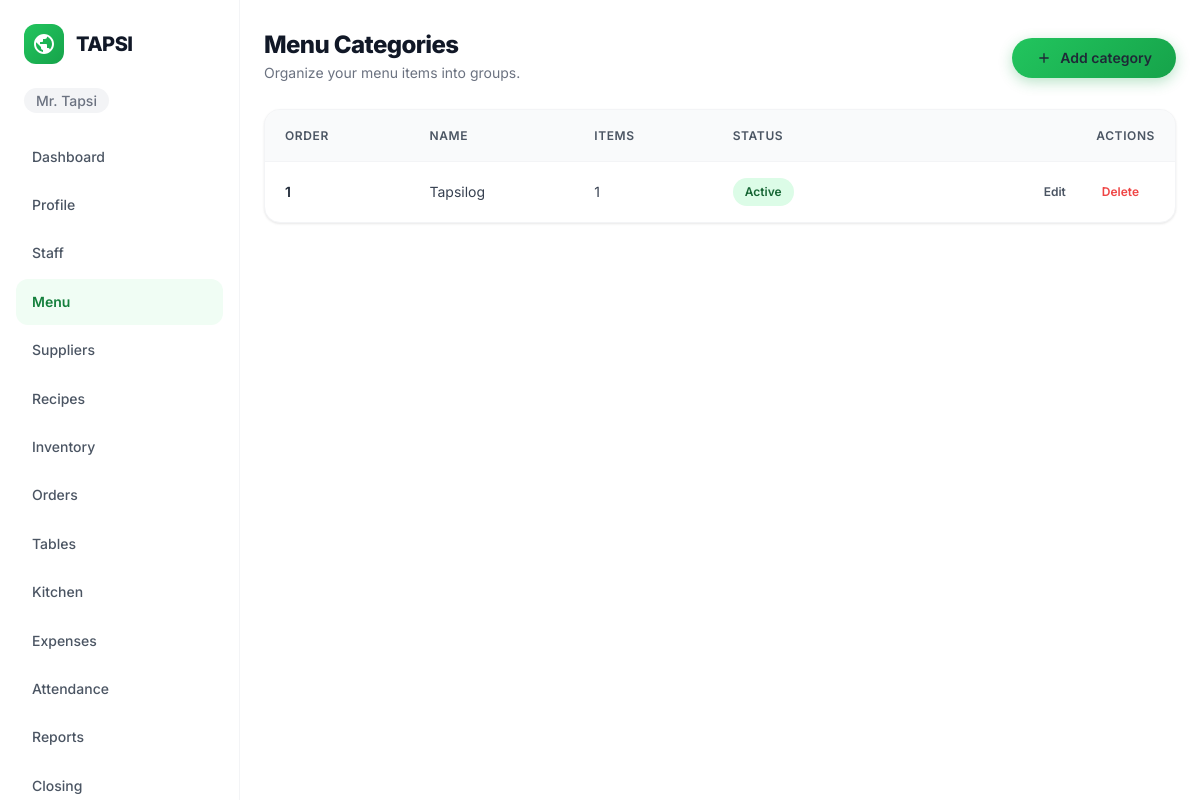
The app's page /menu/categories/ (signed in) with its own data.
### accounts/models.py (models this page shows, shortened)
class User(AbstractUser):
    class Role(models.TextChoices):
        OWNER = "OWNER", "Owner"
        MANAGER = "MANAGER", "Manager"
        CASHIER = "CASHIER", "Cashier"
        KITCHEN = "KITCHEN", "Kitchen"
    username = models.CharField(max_length=254, unique=True, editable=False)
    email = models.EmailField(unique=True)
    restaurant = models.ForeignKey(Restaurant, on_delete=models.PROTECT, related_name="users", null=True, blank=True)
    role = models.CharField(max_length=10, choices=Role.choices, default=Role.CASHIER)
    phone = models.CharField(max_length=30, blank=True, validators=[RegexValidator(r"^[0-9+() -]*$", "Enter a valid phone number.")])
    avatar = models.FileField(upload_to="avatars/", blank=True)
    must_change_password = models.BooleanField(default=False)
    failed_login_count = models.PositiveSmallIntegerField(default=0)
    locked_until = models.DateTimeField(null=True, blank=True)
    pending_email = models.EmailField(blank=True)
    is_deleted = models.BooleanField(default=False)
    deleted_at = models.DateTimeField(null=True, blank=True)
    USERNAME_FIELD = "email"
    REQUIRED_FIELDS: list[str] = []
    objects = UserManager()
    class Meta:
        indexes = [
            models.Index(fields=["restaurant", "role"]),
            models.Index(fields=["restaurant", "is_active", "is_deleted"]),
        ]

class Restaurant(models.Model):
    name = models.CharField(max_length=150)
    address = models.TextField(blank=True)
    contact_number = models.CharField(max_length=30, blank=True)
    tin = models.CharField(max_length=30, blank=True)
    is_vat_registered = models.BooleanField(default=False)
    receipt_footer = models.CharField(max_length=255, blank=True)
    timezone = models.CharField(max_length=50, default="Asia/Manila", editable=False)
    created_at = models.DateTimeField(auto_now_add=True)

### menu/models.py (models this page shows, shortened)
class Category(models.Model):
    restaurant_id = models.PositiveIntegerField(db_index=True)
    name = models.CharField(max_length=80)
    display_order = models.SmallIntegerField(default=0)
    is_active = models.BooleanField(default=True)
    created_at = models.DateTimeField(auto_now_add=True)
    class Meta:
        ordering = ("display_order", "name")
        unique_together = ("restaurant_id", "name")

### menu/views.py (the view)
# urls.py: path("categories/", views.category_list, name="category_list"),
@user_passes_test(_is_manager_or_above)
def category_list(request):
    rid = _restaurant_id(request.user)
    categories = Category.objects.filter(restaurant_id=rid)
    return render(request, "menu/category_list.html", {"categories": categories})

### accounts/models.py (called while the page is built)
    def get_queryset(self):
        return super().get_queryset().filter(is_deleted=False)

### menu/views.py (called while the page is built)
def _is_manager_or_above(user):
    return user.is_authenticated and user.role in {User.Role.OWNER, User.Role.MANAGER}

def _restaurant_id(user):
    return user.restaurant_id

### templates/menu/category_list.html (shortened to what this page needs)
{% extends 'base.html' %}
{% block content %}
<div class="page-heading">
    <div>
        <h1>Menu Categories</h1>
        <p style="color: var(--gray-500); font-size: var(--font-size-sm); margin-top: var(--space-1);">Organize your menu items into groups.</p>
    </div>
    <a class="btn btn-primary" href="{% url 'menu:category_create' %}">
        <svg width="16" height="16" viewBox="0 0 24 24" fill="none" stroke="currentColor" stroke-width="2"><path d="M12 5v14M5 12h14"/></svg>
        Add category
    </a>
</div>
<div class="table-card">
    <table>
        <thead>
            <tr>
                <th>Order</th>
                <th>Name</th>
                <th>Items</th>
                <th>Status</th>
                <th style="text-align: right;">Actions</th>
            </tr>
        </thead>
        <tbody>
            {% for cat in categories %}
            <tr>
                <td>{{ cat.display_order }}</td>
                <td>{{ cat.name }}</td>
                <td>{{ cat.items.count }}</td>
                <td>
                    {% if cat.is_active %}
                    <span class="badge badge-success">Active</span>
                    {% else %}
                    <span class="badge badge-error">Inactive</span>
                    {% endif %}
                </td>
                <td style="text-align: right;">
                    <a href="{% url 'menu:category_edit' cat.pk %}" class="btn btn-ghost btn-sm">Edit</a>
                    <button class="btn btn-ghost btn-sm delete-btn" data-name="{{ cat.name }}" data-url="{% url 'menu:category_delete' cat.pk %}" style="color: var(--color-error);">Delete</button>
                </td>
            </tr>
            {% endfor %}
        </tbody>
    </table>
</div>
{% endblock %}

### templates/base.html (shortened to what this page needs)
{% load static %}
<!doctype html>
<html lang="en">
<head>
    <link rel="stylesheet" href="{% static 'css/design/tokens.css' %}">
    <link rel="stylesheet" href="{% static 'css/design/components.css' %}">
    <link rel="stylesheet" href="{% static 'css/app.css' %}">
</head>
<body>
    {% if user.is_authenticated %}
    <aside class="sidebar">
        <a class="navbar-logo" href="{% url 'dashboard' %}">
            <div class="navbar-logo-icon">
            </div>
            <span class="navbar-logo-text">TAPSI</span>
        </a>
        <div class="sidebar-restaurant"><span class="nav-restaurant-name">{{ user.restaurant.name }}</span></div>
        <nav class="sidebar-nav">
            <ul class="sidebar-links">
                <li><a href="{% url 'dashboard' %}" class="{% if request.resolver_match.url_name == 'dashboard' %}active{% endif %}">Dashboard</a></li>
                <li><a href="{% url 'accounts:profile' %}" class="{% if request.resolver_match.url_name == 'profile' %}active{% endif %}">Profile</a></li>
                {% if user.role == 'OWNER' or user.role == 'MANAGER' %}
                <li><a href="{% url 'accounts:staff_list' %}" class="{% if request.resolver_match.url_name == 'staff_list' or request.resolver_match.url_name == 'create_staff' %}active{% endif %}">Staff</a></li>
                <li><a href="{% url 'menu:menu_list' %}" class="{% if 'menu' in request.resolver_match.app_name %}active{% endif %}">Menu</a></li>
                <li><a href="{% url 'suppliers:supplier_list' %}" class="{% if 'suppliers' in request.resolver_match.app_name %}active{% endif %}">Suppliers</a></li>
                <li><a href="{% url 'recipes:recipe_list' %}" class="{% if 'recipes' in request.resolver_match.app_name %}active{% endif %}">Recipes</a></li>
                {% endif %}
                <li><a href="{% url 'inventory:ingredient_list' %}" class="{% if 'inventory' in request.resolver_match.app_name %}active{% endif %}">Inventory</a></li>
                <li><a href="{% url 'orders:order_list' %}" class="{% if 'orders' in request.resolver_match.app_name and request.resolver_match.url_name != 'table_list' %}active{% endif %}">Orders</a></li>
                <li><a href="{% url 'orders:table_list' %}" class="">Tables</a></li>
                <li><a href="{% url 'orders:kitchen_queue' %}" class="{% if request.resolver_match.url_name == 'kitchen_queue' %}active{% endif %}">Kitchen</a></li>
                {% if user.role == 'OWNER' or user.role == 'MANAGER' or user.role == 'CASHIER' %}
                <li><a href="{% url 'expenses:expense_list' %}" class="{% if 'expenses' in request.resolver_match.app_name %}active{% endif %}">Expenses</a></li>
                {% endif %}
                <li><a href="{% url 'employees:attendance_list' %}" class="{% if 'employees' in request.resolver_match.app_name %}active{% endif %}">Attendance</a></li>
                {% if user.role == 'OWNER' or user.role == 'MANAGER' %}
                <li><a href="{% url 'reports:daily_sales' %}" class="{% if 'reports' in request.resolver_match.app_name %}active{% endif %}">Reports</a></li>
                <li><a href="{% url 'closing:closing_list' %}" class="{% if 'closing' in request.resolver_match.app_name %}active{% endif %}">Closing</a></li>
                {% endif %}
            </ul>
        </nav>
    </aside>
    {% endif %}
    <main class="{% if user.is_authenticated %}app-main{% endif %}">
        <div class="container">
            {% block content %}{% endblock %}
        </div>
    </main>
</body>
</html>

### static/css/design/tokens.css (style rules this page uses)
:root { --tapsi-50: #f0fdf4; --tapsi-100: #dcfce7; --tapsi-200: #bbf7d0; --tapsi-300: #86efac; --tapsi-400: #4ade80; --tapsi-500: #22c55e; --tapsi-600: #16a34a; --tapsi-700: #15803d; --tapsi-800: #166534; --tapsi-900: #14532d; --gray-50: #f9fafb; --gray-100: #f3f4f6; --gray-200: #e5e7eb; --gray-300: #d1d5db; --gray-400: #9ca3af; --gray-500: #6b7280; --gray-600: #4b5563; --gray-700: #374151; --gray-800: #1f2937; --gray-900: #111827; --color-success: #22c55e; --color-warning: #f59e0b; --color-error: #ef4444; --color-info: #3b82f6; --surface-primary: #ffffff; --surface-secondary: #f9fafb; --surface-tertiary: #f3f4f6; --font-family: 'Inter', system-ui, -apple-system, BlinkMacSystemFont, 'Segoe UI', sans-serif; --font-size-xs: 0.75rem; --font-size-sm: 0.875rem; --font-size-base: 1rem; --font-size-lg: 1.125rem; --font-size-xl: 1.25rem; --font-size-2xl: 1.5rem; --font-size-3xl: 1.875rem; --font-size-4xl: 2.25rem; --font-size-5xl: 3rem; --font-weight-regular: 400; --font-weight-medium: 500; --font-weight-semibold: 600; --font-weight-bold: 700; --font-weight-extrabold:800; --line-height-tight: 1.1; --line-height-snug: 1.3; --line-height-normal: 1.6; --line-height-relaxed:1.75; --letter-spacing-tight: -0.025em; --letter-spacing-normal: 0; --letter-spacing-wide: 0.05em; --space-0: 0; --space-1: 0.25rem; --space-2: 0.5rem; --space-3: 0.75rem; --space-4: 1rem; --space-5: 1.25rem; --space-6: 1.5rem; --space-8: 2rem; --space-10: 2.5rem; --space-12: 3rem; --space-16: 4rem; --space-20: 5rem; --space-24: 6rem; --radius-sm: 6px; --radius-md: 8px; --radius-lg: 12px; --radius-xl: 16px; --radius-2xl: 20px; --radius-full: 9999px; --shadow-xs: 0 1px 2px rgba(0, 0, 0, 0.04); --shadow-sm: 0 1px 3px rgba(0, 0, 0, 0.06), 0 1px 2px rgba(0, 0, 0, 0.04); --shadow-md: 0 4px 6px -1px rgba(0, 0, 0, 0.06), 0 2px 4px -2px rgba(0, 0, 0, 0.04); --shadow-lg: 0 10px 15px -3px rgba(0, 0, 0, 0.07), 0 4px 6px -4px rgba(0, 0, 0, 0.04); --shadow-xl: 0 20px 25px -5px rgba(0, 0, 0, 0.08), 0 8px 10px -6px rgba(0, 0, 0, 0.04); --shadow-2xl: 0 25px 50px -12px rgba(0, 0, 0, 0.15); --shadow-inner: inset 0 2px 4px rgba(0, 0, 0, 0.04); --transition-fast: 150ms ease; --transition-base: 200ms ease; --transition-slow: 300ms ease; --transition-spring: 500ms cubic-bezier(0.34, 1.56, 0.64, 1); --z-dropdown: 10; --z-sticky: 20; --z-overlay: 30; --z-modal: 40; --z-toast: 50; --container-sm: 640px; --container-md: 768px; --container-lg: 1024px; --container-xl: 1200px; --container-2xl: 1400px; }

### static/css/design/components.css (style rules this page uses)
*, *::before, *::after { margin: 0; padding: 0; box-sizing: border-box; }
body { font-family: var(--font-family); font-size: var(--font-size-base); line-height: var(--line-height-normal); color: var(--gray-800); background: var(--surface-primary); -webkit-font-smoothing: antialiased; }
.btn { display: inline-flex; align-items: center; justify-content: center; gap: var(--space-2); padding: var(--space-3) var(--space-6); font-family: var(--font-family); font-size: var(--font-size-sm); font-weight: var(--font-weight-semibold); line-height: 1; text-decoration: none; border: none; border-radius: var(--radius-full); cursor: pointer; transition: all var(--transition-base); white-space: nowrap; }
.btn-primary { background: linear-gradient(135deg, var(--tapsi-500), var(--tapsi-600)); color: var(--white); box-shadow: 0 4px 14px rgba(22, 163, 74, 0.3); }
.btn-ghost { background: transparent; color: var(--gray-600); }
.btn-sm { padding: var(--space-2) var(--space-4); font-size: var(--font-size-xs); }
.badge { display: inline-flex; align-items: center; gap: var(--space-1); padding: var(--space-1) var(--space-3); font-size: var(--font-size-xs); font-weight: var(--font-weight-semibold); border-radius: var(--radius-full); }
.badge-success { background: #dcfce7; color: #166534; }
.navbar-logo { display: flex; align-items: center; gap: var(--space-3); text-decoration: none; }
.navbar-logo-icon { width: 40px; height: 40px; background: linear-gradient(135deg, var(--tapsi-500), var(--tapsi-600)); border-radius: var(--radius-lg); display: flex; align-items: center; justify-content: center; }
.navbar-logo-text { font-size: var(--font-size-xl); font-weight: var(--font-weight-extrabold); color: var(--gray-900); letter-spacing: var(--letter-spacing-tight); }

### records on screen
User: restaurant.name "Mr. Tapsi"
Category: display_order "1", name "Tapsilog", items.count "1", is_active "Active"
